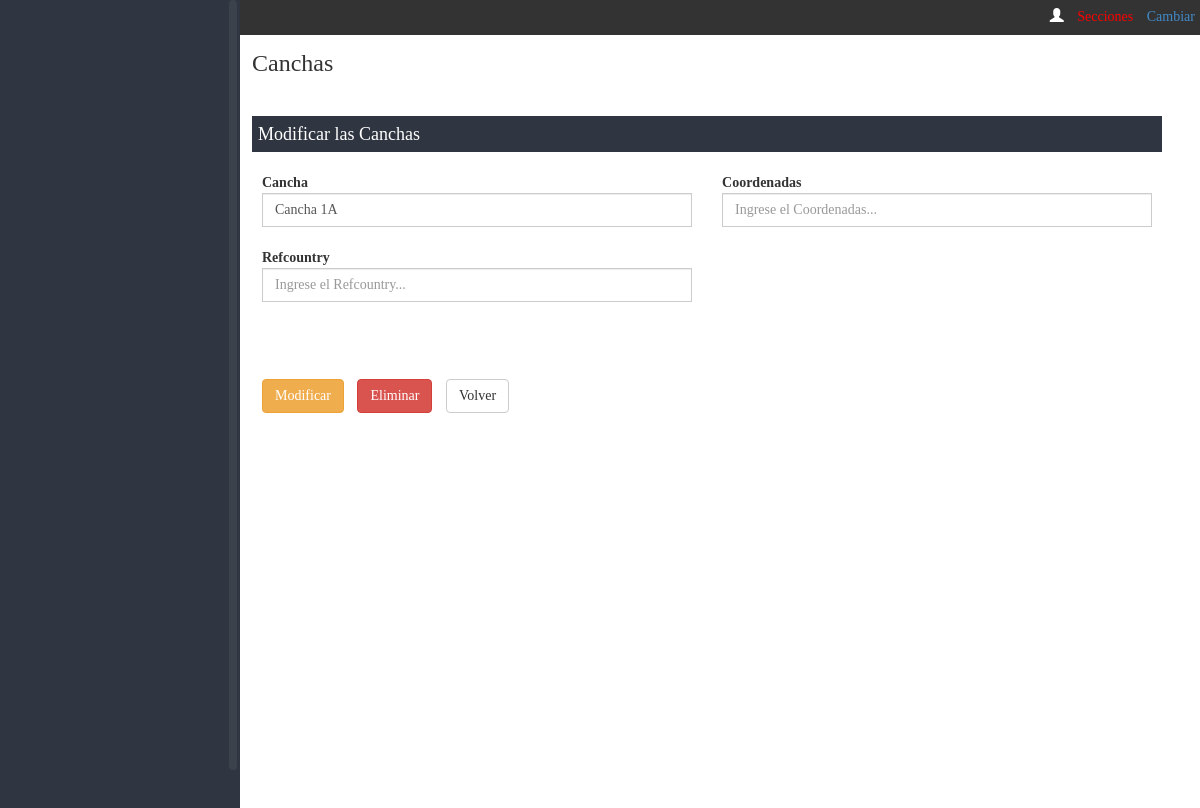
Page /dashboard/canchas/modificar.php?id=1 (signed in) on the earlier database version.
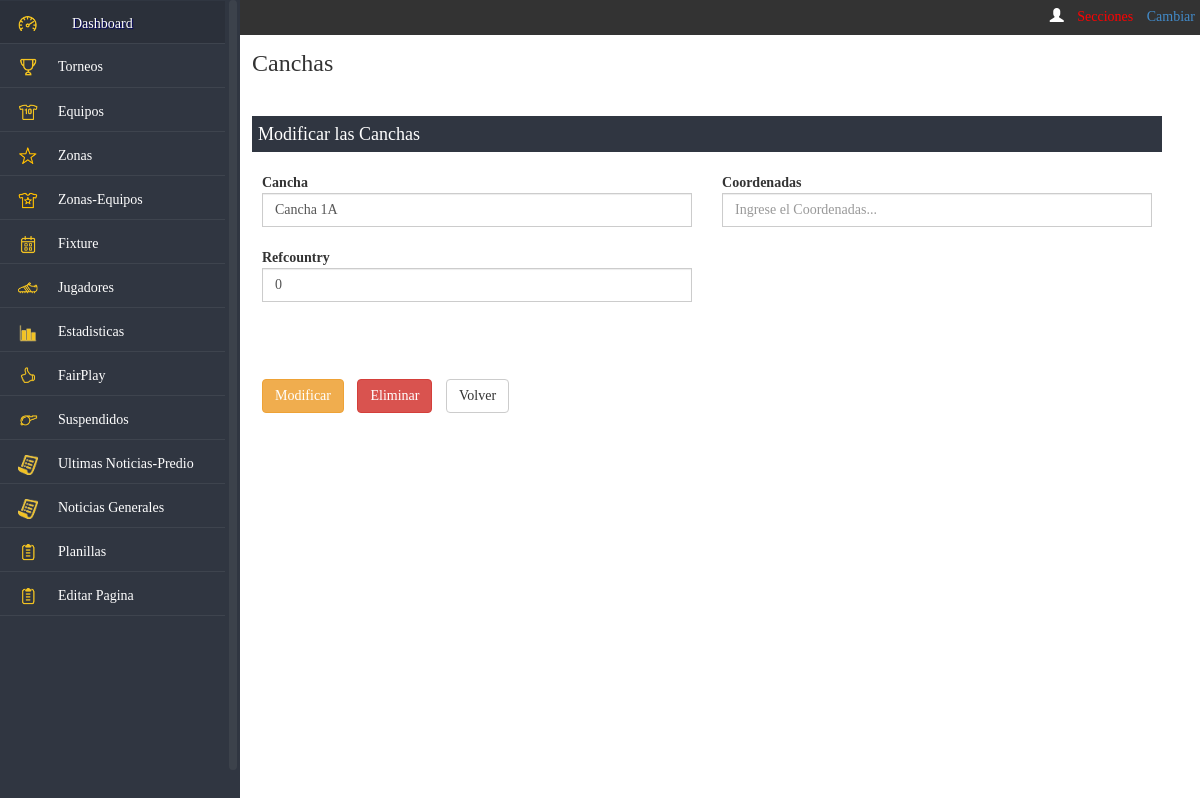
Same page on the later database version.
### tables this page shows
CREATE TABLE IF NOT EXISTS `predio_menu` (
  `idmenu` int(11) NOT NULL AUTO_INCREMENT,
  `url` varchar(45) NOT NULL,
  `icono` varchar(45) DEFAULT NULL,
  `nombre` varchar(45) NOT NULL,
  `Orden` smallint(6) DEFAULT NULL,
  `hover` varchar(45) DEFAULT NULL,
  `permiso` varchar(50) DEFAULT NULL,
  `administracion` bit(1) DEFAULT NULL,
  `torneo` bit(1) DEFAULT NULL,
  `reportes` bit(1) DEFAULT NULL,
  PRIMARY KEY (`idmenu`)
);

### includes/appconfig.php (called while the page is built, shortened)
<?php
class appconfig {
function conexion() {
		$hostname = "localhost";
		$database = "ssaic";
		$username = "root";
		$password = "";
		$conexion = array("hostname" => $hostname,
						  "database" => $database,
						  "username" => $username,
						  "password" => $password);
		return $conexion;
}
}
?>

### includes/funcionesHTML.php (the view, shortened to what the changed rows need)
<?php
class ServiciosHTML {
function menu($usuario,$titulo,$rol,$torneo,$admin,$torneos,$reportes) {
	$sql = "select idmenu,url,icono, nombre, permiso
				from predio_menu
				where permiso like '%".$rol."%'
					  and administracion = ".$admin."
					  and torneo = ".$torneos."
					  and reportes = ".$reportes."
				order by orden";
	$res = $this->query($sql,0);
	$cadmenu = "";
	while ($row = mysql_fetch_array($res)) {
		if ($titulo == $row['nombre']) {
			$row['url'] = "index.php";
		}
		if (strpos($row['permiso'],$rol) !== false) {
			if ($row['idmenu'] == 1) {
				$cadmenu = $cadmenu.'<li class="arriba"><div class="'.$row['icono'].'"></div><a href="'.$row['url'].'">'.$row['nombre'].'</a></li>';
			} else {
				$cadmenu = $cadmenu.'<li><div class="'.$row['icono'].'"></div><a href="'.$row['url'].'">'.$row['nombre'].'</a></li>';
			}
		}
	}
	$menu = '
		<div style="background-color:#333; position:absolute; top:0;left:0; height:35px; width:100%; color:#FFF; padding-top:7px;" align="right">
			<ul class="list-inline">
				<li><span class="glyphicon glyphicon-user"></span> '.$usuario.'</li>
				<li><a href="../seccion.php" style="color:#F00;" id="seccionmenu">Secciones </a></li>
				<li style="color:#FC0;">'.$torneo.' <a href="../torneos/cambiartorneo.php"> Cambiar</a></li>
			</ul>
		</div>
		<div style="height:30px;">
		</div>
		<div id="navigation" >
				<nav class="nav col-md-12 col-xs-12">
					<ul>
						'.$cadmenu.'
					</ul>
				</nav>
			 </div>
		</div>';
	return $menu;
}
Function query($sql,$accion) {
		require_once 'appconfig.php';
		$appconfig	= new appconfig();
		$datos		= $appconfig->conexion();
		$hostname	= $datos['hostname'];
		$database	= $datos['database'];
		$username	= $datos['username'];
		$password	= $datos['password'];
		$conex = mysql_connect($hostname,$username,$password) or die ("no se puede conectar".mysql_error());
		$result = mysql_query($sql,$conex);
		return $result;
	}
}
?>

### includes/funciones.php (shortened to what the changed rows need)
<?php
class Servicios {
	function camposTablaModificar($id,$lblid,$accion,$tabla,$lblcambio,$lblreemplazo,$refdescripcion,$refCampo) {
		switch ($tabla) {
			default:
				$sqlMod = "select * from ".$tabla." where ".$lblid." = ".$id;
				$resMod = $this->query($sqlMod,0);
		}
		$sql	=	"show columns from ".$tabla;
		$res 	=	$this->query($sql,0);
		$camposEscondido = "";
		if ($res == false) {
			return 'Error al traer datos';
		} else {
			$form	=	'';
			while ($row = mysql_fetch_array($res)) {
				$i = 0;
				foreach ($lblcambio as $cambio) {
					if ($row[0] == $cambio) {
						$label = $lblreemplazo[$i];
						$i = 0;
						break;
					} else {
						$label = $row[0];
					}
					$i = $i + 1;
				}
				if ($row[3] != 'PRI') {
					if (strpos($row[1],"decimal") !== false) {
						$form	=	$form.'
						<div class="form-group col-md-6">
							<label for="'.$label.'" class="control-label" style="text-align:left">'.ucwords($label).'</label>
							<div class="input-group col-md-12">
								<span class="input-group-addon">$</span>
								<input type="text" class="form-control" id="'.strtolower($row[0]).'" name="'.strtolower($row[0]).'" value="'.mysql_result($resMod,0,$row[0]).'" required>
								<span class="input-group-addon">.00</span>
							</div>
						</div>
						';
					} else {
						if ( in_array($row[0],$refCampo) ) {
							$campo = strtolower($row[0]);
							$option = $refdescripcion[array_search($row[0], $refCampo)];
							$form	=	$form.'
							<div class="form-group col-md-6">
								<label for="'.$campo.'" class="control-label" style="text-align:left">'.$label.'</label>
								<div class="input-group col-md-12">
									<select class="form-control" id="'.strtolower($campo).'" name="'.strtolower($campo).'">
										';
							$form	=	$form.$option;
							$form	=	$form.'		</select>
								</div>
							</div>
							';
						} else {
							if (strpos($row[1],"bit") !== false) {
								$label = ucwords($label);
								$campo = strtolower($row[0]);
								$activo = '';
								if (mysql_result($resMod,0,$row[0])==1){
									$activo = 'checked';
								}
								$form	=	$form.'
								<div class="form-group col-md-6">
									<label for="'.$campo.'" class="control-label" style="text-align:left">'.$label.'</label>
									<div class="input-group col-md-12 fontcheck">
										<input type="checkbox" '.$activo.' class="form-control" id="'.$campo.'" name="'.$campo.'" style="width:50px;" required> <p>Si/No</p>
									</div>
								</div>
								';
							} else {
								if (strpos($row[1],"date") !== false) {
									$label = ucwords($label);
									$campo = strtolower($row[0]);
									$form	=	$form.'
									<div class="form-group col-md-6">
										<label for="'.$campo.'" class="control-label" style="text-align:left">'.$label.'</label>
										<div class="input-group date form_date col-md-6" data-date="" data-date-format="dd MM yyyy" data-link-field="'.$campo.'" data-link-format="yyyy-mm-dd">
											<input class="form-control" value="'.mysql_result($resMod,0,$row[0]).'" size="50" type="text" value="" readonly>
											<span class="input-group-addon"><span class="glyphicon glyphicon-calendar"></span></span>
										</div>
										<input type="hidden" name="'.$campo.'" id="'.$campo.'" value="'.mysql_result($resMod,0,$row[0]).'" />
									</div>
									';
								} else {
									if (strpos($row[1],"time") !== false) {
										$label = ucwords($label);
										$campo = strtolower($row[0]);
										$form	=	$form.'
										<div class="form-group col-md-6">
											<label for="'.$campo.'" class="control-label" style="text-align:left">'.$label.'</label>
											<div class="input-group bootstrap-timepicker col-md-6">
												<input id="timepicker2" value="'.mysql_result($resMod,0,$row[0]).'" name="'.$campo.'" class="form-control">
												<span class="input-group-addon">
<span class="glyphicon glyphicon-time"></span>
</span>
											</div>
										</div>
										';
									} else {
										if ((integer)(str_replace('varchar(','',$row[1])) > 200) {
											$label = ucwords($label);
											$campo = strtolower($row[0]);
											$form	=	$form.'
											<div class="form-group col-md-6">
												<label for="'.$campo.'" class="control-label" style="text-align:left">'.$label.'</label>
												<div class="input-group col-md-12">
													<textarea type="text" rows="10" cols="6" class="form-control" id="'.$campo.'" name="'.$campo.'" placeholder="Ingrese el '.$label.'..." required>'.htmlspecialchars(mysql_result($resMod,0,$row[0]),ENT_HTML5).'</textarea>
												</div>
											</div>
											';
										} else {
											if (strtolower($row[1]) == 'mediumtext') {
											$label = ucwords($label);
											$campo = strtolower($row[0]);
											if ($campo == 'texto') {
												$form	=	$form.'
												<div class="form-group col-md-12">
													<label for="'.$campo.'" class="control-label" style="text-align:left">'.$label.'</label>
													<div class="input-group col-md-12">
														<textarea type="text" rows="110" cols="160" class="form-control" id="'.$campo.'" name="'.$campo.'" placeholder="Ingrese el '.$label.'..." required>'.(utf8_decode(mysql_result($resMod,0,$row[0]))).'</textarea>
													</div>
												</div>
												';
											} else {
												$form	=	$form.'
												<div class="form-group col-md-12">
													<label for="'.$campo.'" class="control-label" style="text-align:left">'.$label.'</label>
													<div class="input-group col-md-12">
														<textarea name="'.$campo.'" id="'.$campo.'" rows="200" cols="160">
															Ingrese la noticia.
														</textarea>
													</div>
												</div>
												';
											}
											} else {
												$label = ucwords($label);
												$campo = strtolower($row[0]);
												$form	=	$form.'
												<div class="form-group col-md-6">
													<label for="'.$campo.'" class="control-label" style="text-align:left">'.$label.'</label>
													<div class="input-group col-md-12">
														<input type="text" value="'.htmlspecialchars(utf8_encode(mysql_result($resMod,0,$row[0])),ENT_HTML5).'" class="form-control" id="'.$campo.'" name="'.$campo.'" placeholder="Ingrese el '.$label.'..." required>
													</div>
												</div>
												';
											}
										}
									}
								}
							}
						}
					}
				} else {
					$camposEscondido = $camposEscondido.'<input type="hidden" id="accion" name="accion" value="'.$accion.'"/>'.'<input type="hidden" id="id" name="id" value="'.$id.'"/>';
				}
			}
			$formulario = $form."<br><br>".$camposEscondido;
			return $formulario;
		}
	}
	function query($sql,$accion) {
		require_once 'appconfig.php';
		$appconfig	= new appconfig();
		$datos		= $appconfig->conexion();
		$hostname	= $datos['hostname'];
		$database	= $datos['database'];
		$username	= $datos['username'];
		$password	= $datos['password'];
		$conex = mysql_connect($hostname,$username,$password) or die ("no se puede conectar".mysql_error());
		        $error = 0;
		$result=mysql_query($sql,$conex);
		if($error==1){
			mysql_query("ROLLBACK");
			return false;
		}
		 else{
			return $result;
		}
	}
	}
?>

Differences in the rows shown:
now on this page (row edited): predio_menu: nombre "Dashboard"
now on this page (row edited): predio_menu: nombre "Torneos"
now on this page (row edited): predio_menu: nombre "Equipos"
now on this page (row edited): predio_menu: nombre "Zonas"
now on this page (row edited): predio_menu: nombre "Zonas-Equipos"
now on this page (row edited): predio_menu: nombre "Fixture"
now on this page (row edited): predio_menu: nombre "Jugadores"
now on this page (row edited): predio_menu: nombre "Estadisticas"
now on this page (row edited): predio_menu: nombre "FairPlay"
now on this page (row edited): predio_menu: nombre "Suspendidos"
now on this page (row edited): predio_menu: nombre "Ultimas Noticias-Predio"
now on this page (row edited): predio_menu: nombre "Noticias Generales"
now on this page (row edited): predio_menu: nombre "Planillas"
now on this page (row edited): predio_menu: nombre "Editar Pagina"
Other differences:
form field refcountry: "Ingrese el Refcountry..." → "0"
